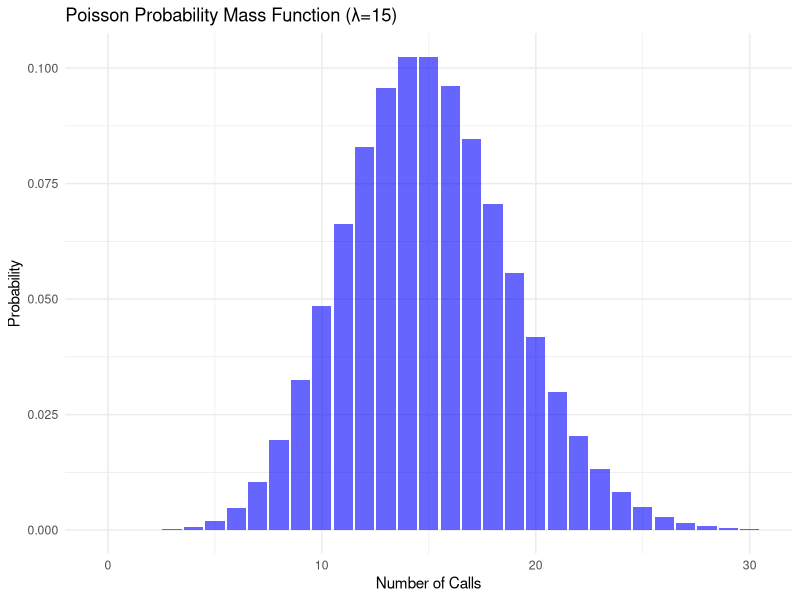

Recreate this plot in R. (Note: this script raises an error after producing the figure.)
## ---- chunk 1
knitr::opts_chunk$set(echo = TRUE)
## ---- chunk 2
#loading ggplot for the figures
library(ggplot2)
## ---- chunk 3
#originally resercher hears 15 calls
exact <- 15

#set up probability that she will hear 8 or more calls over the original 15 calls
#1- because we want 8 or more calls
eight_or_more <- 1 - ppois(8, exact)

#show result
eight_or_more
## ---- chunk 4
#originally resercher hears 15 calls
exact <- 15

#set up probability that she will hear no calls over the original 15 calls
#I did not use 1 - (100 percent chance of hearing call), because she heard no calls and there are no greater than...
no_call <- ppois(0, exact)

#show result
no_call
## ---- chunk 5
#originally resercher hears 15 calls
exact <- 15

#set up probability that she will hear 3 calls over the original 15 calls
#No 1- because we want EXCATLY 3 calls
three_calls <- ppois(3, exact)

#show result
three_calls
## ---- chunk 6
# Generate values
x_values <- 0:30
poisson_pmf <- dpois(x_values, exact)

# Plot PMF
ggplot(data = data.frame(x_values, poisson_pmf), aes(x = x_values, y = poisson_pmf)) +
    geom_bar(stat = "identity", fill = "blue", alpha = 0.6) +
    labs(title = "Poisson Probability Mass Function (λ=15)",
         x = "Number of Calls", y = "Probability") +
    theme_minimal()

## ---- chunk 7
set.seed(123)  # Ensure reproducibility
simulated_data <- rpois(10000, lambda)

# Plot histogram of simulated data
ggplot(data = data.frame(simulated_data), aes(x = simulated_data)) +
    geom_histogram(binwidth = 1, fill = "red", alpha = 0.6, color = "black") +
    labs(title = "Histogram of Simulated Poisson Data (λ=15)",
         x = "Number of Calls", y = "Frequency") +
    xlim(0, 30) +
    theme_minimal()
